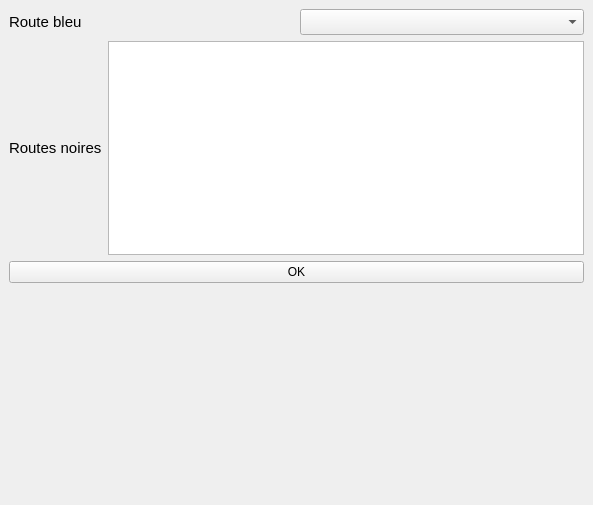
<?xml version="1.0" encoding="UTF-8"?>
<ui version="4.0">
 <class>SuppresionRouteDockWidgetBase</class>
 <widget class="QDockWidget" name="SuppresionRouteDockWidgetBase">
  <property name="geometry">
   <rect>
    <x>0</x>
    <y>0</y>
    <width>593</width>
    <height>505</height>
   </rect>
  </property>
  <property name="windowTitle">
   <string>SuppresionRoute</string>
  </property>
  <widget class="QWidget" name="dockWidgetContents">
   <layout class="QVBoxLayout" name="verticalLayout">
    <item>
     <layout class="QHBoxLayout" name="horizontalLayout">
      <item>
       <widget class="QLabel" name="label">
        <property name="font">
         <font>
          <pointsize>11</pointsize>
         </font>
        </property>
        <property name="text">
         <string>Route bleu</string>
        </property>
       </widget>
      </item>
      <item>
       <widget class="QgsMapLayerComboBox" name="ComboBox_layers">
        <property name="minimumSize">
         <size>
          <width>0</width>
          <height>0</height>
         </size>
        </property>
        <property name="font">
         <font>
          <pointsize>11</pointsize>
         </font>
        </property>
        <property name="insertPolicy">
         <enum>QComboBox::NoInsert</enum>
        </property>
       </widget>
      </item>
     </layout>
    </item>
    <item>
     <layout class="QHBoxLayout" name="horizontalLayout_2">
      <item>
       <widget class="QLabel" name="label_2">
        <property name="font">
         <font>
          <pointsize>11</pointsize>
         </font>
        </property>
        <property name="text">
         <string>Routes noires</string>
        </property>
       </widget>
      </item>
      <item>
       <widget class="QListWidget" name="listWidget_layers">
        <property name="font">
         <font>
          <pointsize>11</pointsize>
         </font>
        </property>
        <property name="acceptDrops">
         <bool>true</bool>
        </property>
        <property name="showDropIndicator" stdset="0">
         <bool>false</bool>
        </property>
        <property name="dragEnabled">
         <bool>false</bool>
        </property>
        <property name="dragDropOverwriteMode">
         <bool>false</bool>
        </property>
        <property name="dragDropMode">
         <enum>QAbstractItemView::NoDragDrop</enum>
        </property>
        <property name="alternatingRowColors">
         <bool>true</bool>
        </property>
        <property name="selectionMode">
         <enum>QAbstractItemView::MultiSelection</enum>
        </property>
        <property name="viewMode">
         <enum>QListView::ListMode</enum>
        </property>
        <property name="uniformItemSizes">
         <bool>true</bool>
        </property>
        <property name="selectionRectVisible">
         <bool>false</bool>
        </property>
        <property name="sortingEnabled">
         <bool>true</bool>
        </property>
       </widget>
      </item>
     </layout>
    </item>
    <item>
     <widget class="QPushButton" name="push_ok">
      <property name="text">
       <string>OK</string>
      </property>
     </widget>
    </item>
    <item>
     <spacer name="verticalSpacer">
      <property name="orientation">
       <enum>Qt::Vertical</enum>
      </property>
      <property name="sizeHint" stdset="0">
       <size>
        <width>20</width>
        <height>40</height>
       </size>
      </property>
     </spacer>
    </item>
   </layout>
  </widget>
 </widget>
 <customwidgets>
  <customwidget>
   <class>QgsMapLayerComboBox</class>
   <extends>QComboBox</extends>
   <header>qgsmaplayercombobox.h</header>
  </customwidget>
 </customwidgets>
 <resources/>
 <connections/>
</ui>
